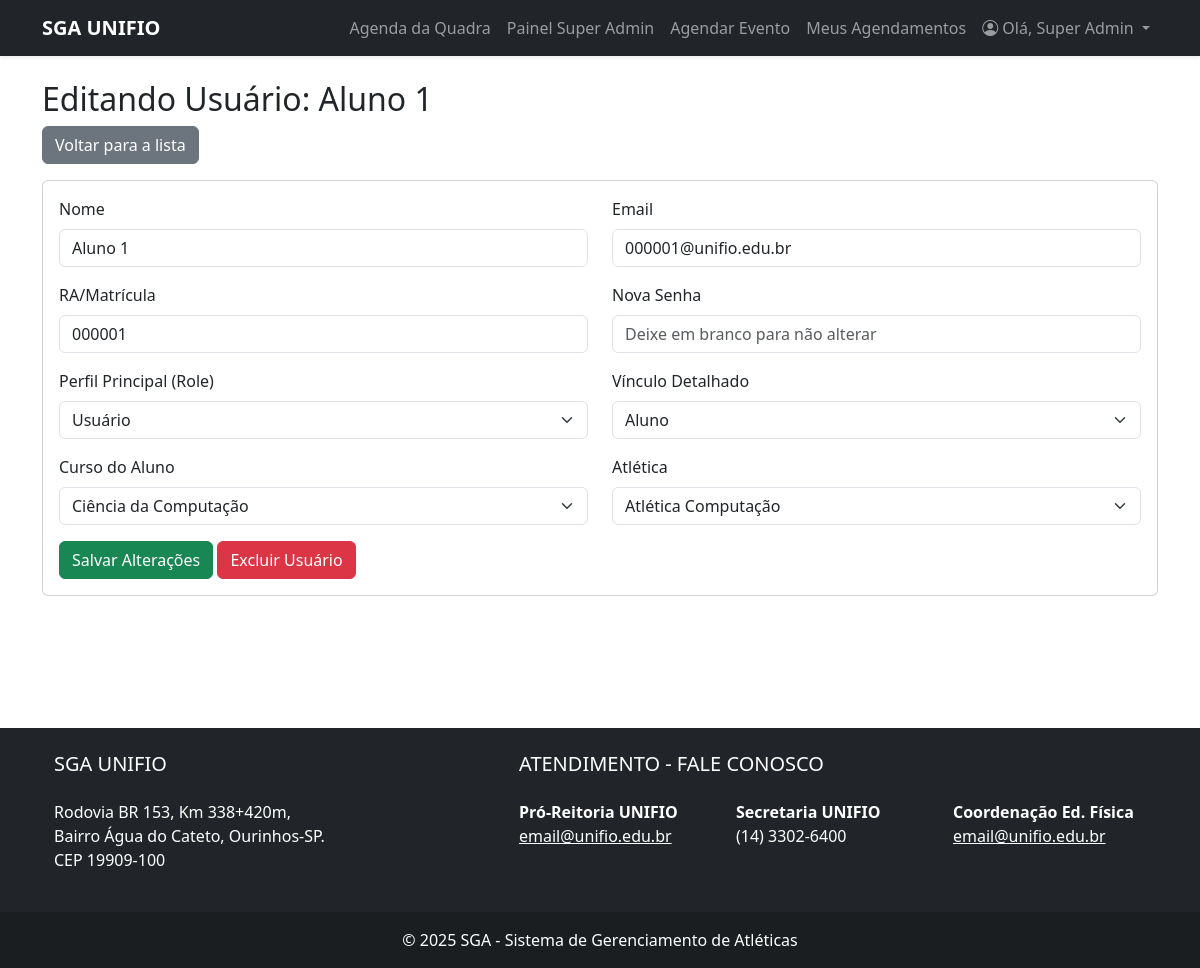
/super_admin/editar_usuario.php?id=18 (signed in), run on the app's committed database.
### tables this page shows
CREATE TABLE `usuarios` (
  `id` int(11) NOT NULL,
  `nome` varchar(255) NOT NULL,
  `email` varchar(255) NOT NULL,
  `senha` varchar(255) NOT NULL,
  `ra` varchar(20) DEFAULT NULL,
  `data_nascimento` date DEFAULT NULL,
  `curso_id` int(11) DEFAULT NULL,
  `role` enum('usuario','admin','superadmin') NOT NULL DEFAULT 'usuario',
  `atletica_id` int(11) DEFAULT NULL,
  `tipo_usuario_detalhado` enum('Membro das Atléticas','Professor','Aluno','Comunidade Externa') DEFAULT NULL,
  `is_coordenador` tinyint(1) NOT NULL DEFAULT 0,
  `atletica_join_status` enum('none','pendente','aprovado') NOT NULL DEFAULT 'none',
  `login_code` varchar(6) DEFAULT NULL,
  `login_code_expires` datetime DEFAULT NULL,
  `reset_token` varchar(255) DEFAULT NULL,
  `reset_token_expires` datetime DEFAULT NULL
);

CREATE TABLE `cursos` (
  `id` int(11) NOT NULL,
  `nome` varchar(255) NOT NULL,
  `atletica_id` int(11) DEFAULT NULL,
  `coordenador_id` int(11) DEFAULT NULL
);

CREATE TABLE `atleticas` (
  `id` int(11) NOT NULL,
  `nome` varchar(255) NOT NULL,
  `descricao` text DEFAULT NULL,
  `logo_url` varchar(255) DEFAULT NULL
);

### super_admin/editar_usuario.php (the view, shortened to what this page needs)
<?php
require_once '../config.php';
$user_id = $_GET['id'] ?? 0;
$sql_user = "SELECT * FROM usuarios WHERE id = ?";
$stmt_user = $conexao->prepare($sql_user);
$stmt_user->bind_param("i", $user_id);
$stmt_user->execute();
$user = $stmt_user->get_result()->fetch_assoc();
$cursos = $conexao->query("SELECT id, nome FROM cursos ORDER BY nome");
$atleticas = $conexao->query("SELECT id, nome FROM atleticas ORDER BY nome");
$cursos_atuais_professor = [];
?>
<?php include '../templates/header.php'; ?>
    <h2>Editando Usuário: <?php echo htmlspecialchars($user['nome']); ?></h2>
    <a href="gerenciar_usuarios.php" class="btn btn-secondary mb-3">Voltar para a lista</a>
    <div class="card">
        <div class="card-body">
            <form method="post">
                <div class="row">
                    <div class="col-md-6 mb-3"><label class="form-label">Nome</label><input type="text" name="nome" class="form-control" value="<?php echo htmlspecialchars($user['nome']); ?>"></div>
                    <div class="col-md-6 mb-3"><label class="form-label">Email</label><input type="email" name="email" class="form-control" value="<?php echo htmlspecialchars($user['email']); ?>"></div>
                    <div class="col-md-6 mb-3"><label class="form-label">RA/Matrícula</label><input type="text" name="ra" class="form-control" inputmode="numeric" maxlength="6" pattern="[0-9]{6}" title="O RA deve conter exatamente 6 números." value="<?php echo htmlspecialchars($user['ra']); ?>"></div>
                    <div class="col-md-6 mb-3"><label class="form-label">Nova Senha</label><input type="password" name="nova_senha" class="form-control" placeholder="Deixe em branco para não alterar"></div>
                    <div class="col-md-6 mb-3"><label class="form-label">Perfil Principal (Role)</label>
                        <select name="role" class="form-select">
                            <option value="usuario" <?php if($user['role'] == 'usuario') echo 'selected'; ?>>Usuário</option>
                        </select>
                    </div>
                    <div class="col-md-6 mb-3"><label class="form-label">Vínculo Detalhado</label>
                        <select name="tipo_usuario_detalhado" class="form-select">
                            <option value="Aluno" <?php if($user['tipo_usuario_detalhado'] == 'Aluno') echo 'selected'; ?>>Aluno</option>
                        </select>
                    </div>
                    <?php if ($user['tipo_usuario_detalhado'] == 'Professor'): ?>
                        <div class="col-md-6 mb-3"><label class="form-label">Cursos que Leciona</label>
                            <select name="cursos_professor[]" class="form-select" multiple size="5">
                                <?php $cursos->data_seek(0); while($curso = $cursos->fetch_assoc()): ?>
                                    <option value="<?php echo $curso['id']; ?>" <?php if(in_array($curso['id'], $cursos_atuais_professor)) echo 'selected'; ?>>
                                        <?php echo htmlspecialchars($curso['nome']); ?>
                                    </option>
                                <?php endwhile; ?>
                            </select>
                            <div class="form-text">Segure Ctrl (ou Cmd) para selecionar mais de um.</div>
                        </div>
                    <?php else: ?>
                        <div class="col-md-6 mb-3"><label class="form-label">Curso do Aluno</label>
                            <select name="curso_id" class="form-select"><option value="">Nenhum</option>
                                <?php $cursos->data_seek(0); while($c = $cursos->fetch_assoc()): ?>
                                    <option value="<?php echo $c['id']; ?>" <?php if($user['curso_id'] == $c['id']) echo 'selected'; ?>><?php echo $c['nome']; ?></option>
                                <?php endwhile; ?>
                            </select>
                        </div>
                    <?php endif; ?>
                    <div class="col-md-6 mb-3"><label class="form-label">Atlética</label>
                        <select name="atletica_id" class="form-select"><option value="">Nenhuma</option>
                            <?php $atleticas->data_seek(0); while($a = $atleticas->fetch_assoc()): ?>
                                <option value="<?php echo $a['id']; ?>" <?php if($user['atletica_id'] == $a['id']) echo 'selected'; ?>><?php echo $a['nome']; ?></option>
                            <?php endwhile; ?>
                        </select>
                    </div>
                </div>
                <button type="submit" name="update_user" class="btn btn-success">Salvar Alterações</button>
                <button type="button" class="btn btn-danger" data-bs-toggle="modal" data-bs-target="#deleteUserModal">Excluir Usuário</button>
            </form>
        </div>
    </div>
<?php include '../templates/footer.php'; ?>

### assets/css/style.css (style rules this page uses)
.card { transition: all 0.2s ease-in-out; }

### data on the page
usuarios: nome "Aluno 1", email "000001@unifio.edu.br", ra "000001", role "Usuário", tipo_usuario_detalhado "Aluno", curso_id "Ciência da Computação", atletica_id "Atlética Computação"

### other printed values
$_SESSION["nome"] "Super Admin"
